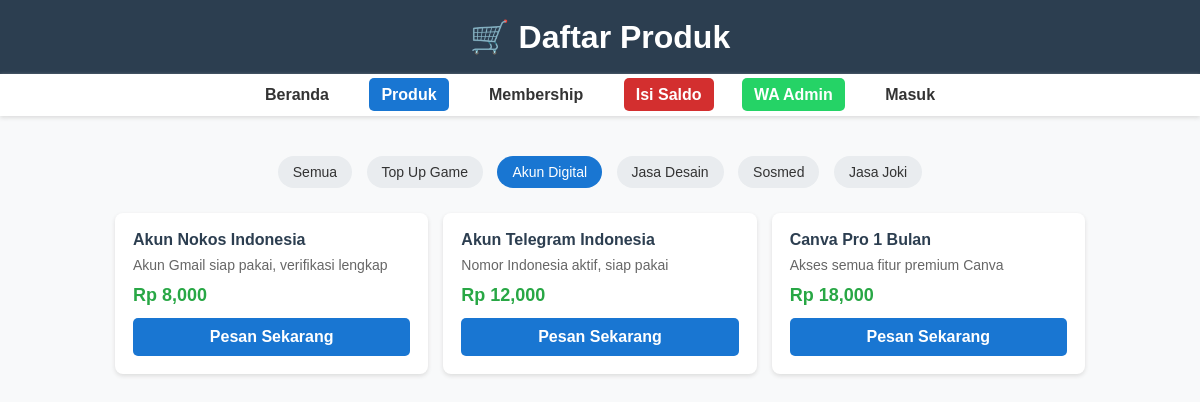
The app's page /produk.php?kategori=Akun Digital with its own data.
### tables this page shows
CREATE TABLE produk (
    id INT AUTO_INCREMENT PRIMARY KEY,
    nama_produk VARCHAR(255) NOT NULL,
    kategori VARCHAR(100) NOT NULL,
    harga DECIMAL(12,2) NOT NULL,
    deskripsi TEXT,
    status ENUM('aktif','nonaktif') DEFAULT 'aktif'
);

### config.php (called while the page is built, shortened)
<?php
$diskon = [
    'biasa'   => 0,
    'premium' => 15,
    'vip'     => 25
];
?>

### produk.php (the view, shortened to what this page needs)
<?php
include 'config.php';
$level = 'biasa';
$kategori = $_GET['kategori'] ?? 'semua';
if ($kategori == 'semua') {
    $where = "WHERE status = 'aktif'";
} else {
    $where = "WHERE kategori = '$kategori' AND status = 'aktif'";
}
$produk = mysqli_query($conn, "SELECT * FROM produk $where ORDER BY nama_produk ASC");
?>
<!DOCTYPE html>
<html>
<head>
</head>
<body>
    <header>
        <h1>🛒 Daftar Produk</h1>
    </header>
    <nav>
        <a href="index.php">Beranda</a>
        <a href="produk.php" class="active">Produk</a>
        <a href="membership.php">Membership</a>
        <a href="isi-saldo.php" class="btn-red">Isi Saldo</a>
        <a href="https://wa.me/<?= WA_ADMIN1 ?>" target="_blank" class="wa-btn">WA Admin</a>
        <?php if(isset($_SESSION['id_pengguna'])): ?>
            <a href="saldo.php">Saldo: Rp <?= number_format($_SESSION['saldo'] ?? 0) ?></a>
            <a href="logout.php">Keluar</a>
        <?php else: ?>
            <a href="login.php">Masuk</a>
        <?php endif; ?>
    </nav>
    <div class="container">
        <div class="filter">
            <a href="produk.php?kategori=semua" class="<?= $kategori == 'semua' ? 'active' : '' ?>">Semua</a>
            <a href="produk.php?kategori=Top Up Game" class="<?= $kategori == 'Top Up Game' ? 'active' : '' ?>">Top Up Game</a>
            <a href="produk.php?kategori=Akun Digital" class="<?= $kategori == 'Akun Digital' ? 'active' : '' ?>">Akun Digital</a>
            <a href="produk.php?kategori=Jasa Desain" class="<?= $kategori == 'Jasa Desain' ? 'active' : '' ?>">Jasa Desain</a>
            <a href="produk.php?kategori=Sosmed" class="<?= $kategori == 'Sosmed' ? 'active' : '' ?>">Sosmed</a>
            <a href="produk.php?kategori=Jasa Joki" class="<?= $kategori == 'Jasa Joki' ? 'active' : '' ?>">Jasa Joki</a>
        </div>
        <div class="grid">
            <?php while ($p = mysqli_fetch_assoc($produk)):
                $harga_awal = $p['harga'];
                $potongan = $harga_awal * ($diskon[$level] / 100);
                $harga_akhir = $harga_awal - $potongan;
            ?>
            <div class="card">
                <h3 class="nama"><?= $p['nama_produk'] ?></h3>
                <p class="deskripsi"><?= $p['deskripsi'] ?></p>
                <p class="harga">Rp <?= number_format($harga_akhir) ?></p>
                <a href="pesan.php?id=<?= $p['id'] ?>" class="btn">Pesan Sekarang</a>
            </div>
            <?php endwhile; ?>
        </div>
    </div>
</body>
</html>

### produk.php (style rules this page uses)
* { font-family:Arial; margin:0; padding:0; box-sizing:border-box; }
body { background:#f8f9fa; }
header { background:#2c3e50; color:white; padding:18px; text-align:center; }
nav { background:#fff; padding:12px; box-shadow:0 2px 4px #ddd; text-align:center; position:sticky; top:0; z-index:99; }
nav a { margin:0 12px; text-decoration:none; color:#333; font-weight:bold; padding:8px 12px; border-radius:5px; }
nav a.active { background:#1976d2; color:white; }
.wa-btn { background:#25d366; color:white !important; }
.btn-red { background:#d32f2f; color:white !important; }
.container { max-width:1000px; margin:20px auto; padding:15px; }
.filter { text-align:center; margin-bottom:20px; }
.filter a { display:inline-block; margin:5px; padding:8px 15px; background:#e9ecef; border-radius:20px; text-decoration:none; color:#333; font-size:14px; }
.filter a.active { background:#1976d2; color:white; }
.grid { display:grid; grid-template-columns:repeat(auto-fill, minmax(250px, 1fr)); gap:15px; }
.card { background:white; border-radius:8px; padding:18px; box-shadow:0 2px 4px #ddd; }
.nama { font-size:16px; font-weight:bold; margin-bottom:8px; color:#2c3e50; }
.deskripsi { font-size:14px; color:#666; margin-bottom:12px; }
.harga { font-size:18px; font-weight:bold; color:#28a745; margin:8px 0; }
.btn { display:block; text-align:center; padding:10px; background:#1976d2; color:white; text-decoration:none; border-radius:5px; margin-top:12px; font-weight:bold; }

### records on screen
produk: nama_produk "Akun Nokos Indonesia", deskripsi "Akun Gmail siap pakai, verifikasi lengkap", harga "8,000"
produk: nama_produk "Akun Telegram Indonesia", deskripsi "Nomor Indonesia aktif, siap pakai", harga "12,000"
produk: nama_produk "Canva Pro 1 Bulan", deskripsi "Akses semua fitur premium Canva", harga "18,000"
